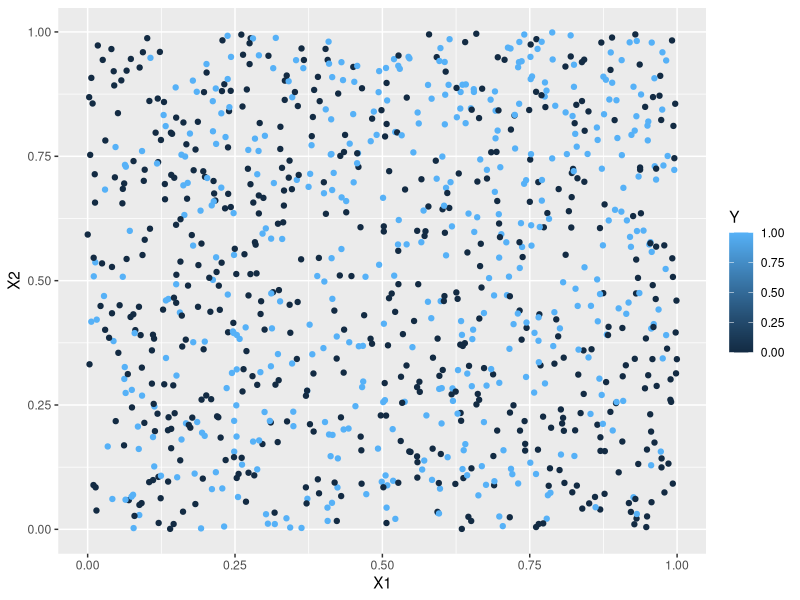
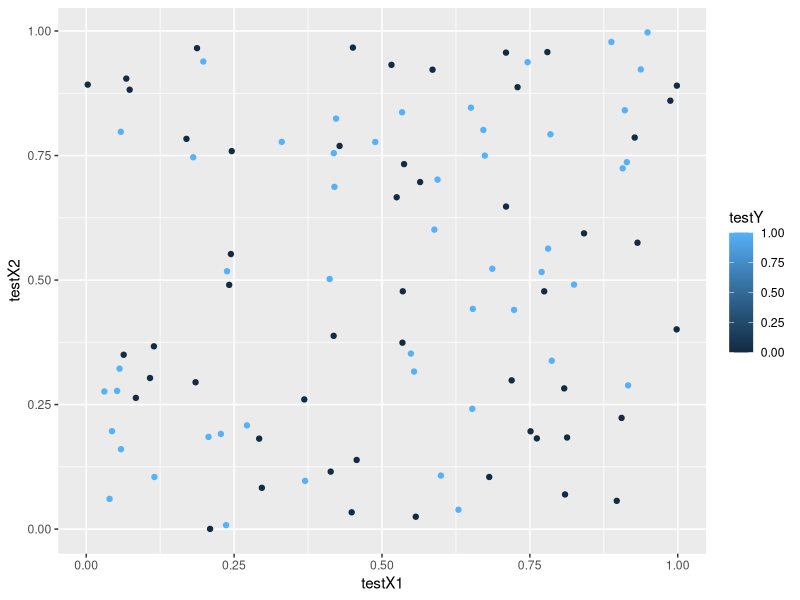

Reproduce these figures in R, in order. (Note: this script raises an error after producing the figures.)
## ---- chunk 1
library(class)
suppressPackageStartupMessages(library(tidyverse))
## ---- chunk 2
#Generative model
set.seed(200) #setting a random seed so that we can
#reproduce everything exactly if we want to

generate_y <- function(x1,x2) { #two input parameters to generate the output y
  logit <- x1 -2*x2 -2*x1^2 + x2^2 + 3*x1*x2 
  p <- exp(logit)/(1+exp(logit)) #apply the inverse logit function
  y <- rbinom(1,1,p) #y becomes a 0 (with prob 1-p) or a 1 with probability p
}
## ---- chunk 3
# Generate a training dataset with 1000 points
set.seed(321)
n = 1000
X1 <- runif(n,0,1)
X2 <- runif(n,0,1)

#I'm going to use a for loop to generate 1000 y's
Y <- rep(0,n) #initializing my Y to be a vector of 0's
for (i in 1:n) {
  Y[i] <- generate_y(X1[i],X2[i])
}

sum(Y) #How many 0's and 1's were predicted? When n is very large
# about 48% of the Y's should be 1's. 

training <- cbind(X1,X2,Y) #combining all of my variables into a training dataset
ggplot(data=training, aes(x=X1, y=X2, color=Y)) +
  geom_point()
## ---- chunk 4
# Create a testing dataset using seed=323

set.seed(323)
n = 100

testX1 <- runif(n,0,1)
testX2 <- runif(n,0,1)

testY <- rep(0,n) #initializing my Y to be a vector of 0's
for (i in 1:n) {
  testY[i] <- generate_y(testX1[i],testX2[i])
}

testing <- cbind(testX1,testX2,testY) #combining all of my variables into a training dataset
ggplot(data=testing, aes(x=testX1, y=testX2, color=testY)) +
  geom_point()
## ---- chunk 5
svctune <- tune(svm , 
                Y~., 
                data = data.frame(training) , 
                kernel = "linear", 
                ranges = list(cost = c(0.001 , 0.01, 0.1, 1, 5, 10, 100)))
summary(svctune)

bestsvc <- svctune$best.model
summary(bestsvc)
